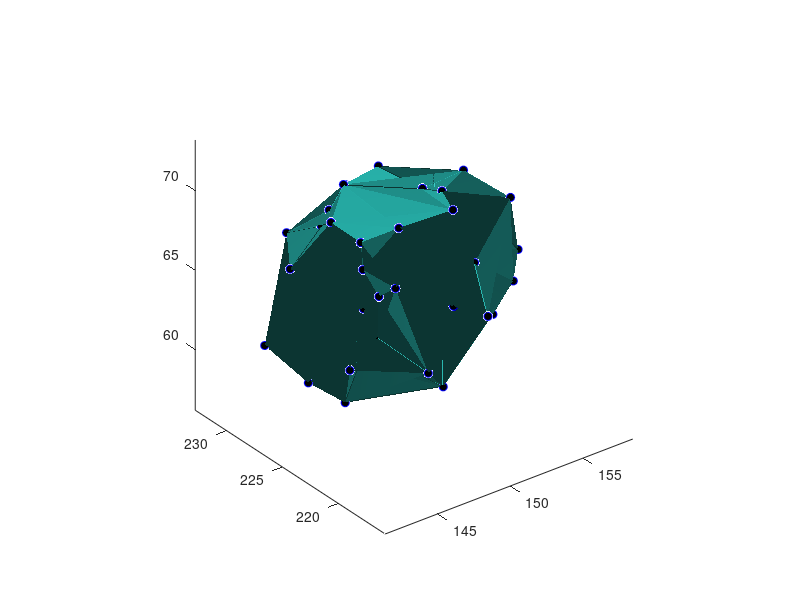

Here is the MATLAB script that generated this plot: (Note: this script raises an error after producing the figure.)
N = 100 % number of points to render the sphere
r = 5 % radius
rstd = 0.3;
if 0
	Ncount = 0;
	coord = zeros(N,3);
	a = 4*pi*r^2/N;
	d = sqrt(a);
	Mtheta = round(pi/d);
	dtheta = pi/Mtheta;
	dphi = a/dtheta;
	thetaShift = 0;
	for m = 1:Mtheta
		theta = pi*(m-0.5)/Mtheta;
		Mphi = round(2*pi*sin(theta)/dphi);
		n = 1:Mphi;
		phi = 2*pi*(n-0.5)/Mphi;
		coord(Ncount+(1:Mphi),:) = [(theta+thetaShift)*ones(Mphi,1), phi', r*(1+rstdrandn(Mphi,1))];
		Ncount = Ncount+Mphi;
		thetaShift = theta(1)/2;
	end
	coord = coord(1:Ncount,:); % remove any points that were no populuted
	disp(Ncount);
	[x,y,z] = sph2cart(coord(:,1), coord(:,2), coord(:,3))
else
	r = max(0,r.*(1+rstd*randn(N,1)));
	z = (2*rand(N,1)-1).*r;
	phi = randn(N,1)*2*pi;
	x = sqrt(r.^2-z.^2).*cos(phi);
	y = sqrt(r.^2-z.^2).*sin(phi);
	coord = [x, y, z];
end


x = x + 150; 
y = y + 225; 
z = z + 65; 

fig = figure(1); clf(fig)
% sphere(36);
% drawnow;
% sh = get(gca,'children');
% set(sh,'FaceAlpha',0.5);
% hold on
h=plot3(x,y,z,'ob');
set(h,'MarkerFaceColor','k')
axis('equal')
hold on



K=delaunay(x,y,z); 
% mh = trimesh(K,x,y,z);
h = trisurf(K,x,y,z,0.7*ones(length(x),1));
% view(0,75)
shading interp
% lightangle(-45,30)
lh = [camlight(30,10);...
	 camlight(-30,10)];
h.FaceLighting = 'gouraud';
% h.AmbientStrength = 0.3;
% h.DiffuseStrength = 0.8;
% h.SpecularStrength = 0.9;
% h.SpecularExponent = 25;
% h.BackFaceLighting = 'unlit';